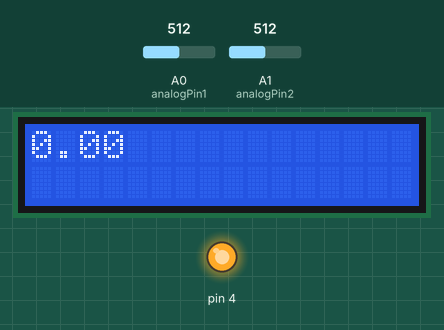
Recording of a sketch running on a simulated Arduino Uno, built with avr-gcc and run on an emulated ATmega328P. Parts: 16×2 character LCD, output pins drawn as LEDs (lit = HIGH). The inputs (shaded band) are chosen by the test bench; at power-on: A0 (analogPin1) = 512, A1 (analogPin2) = 512.

Above: at 1.2 s.
1.3 s: A0 (analogPin1) set to 716
At 2.1 s:
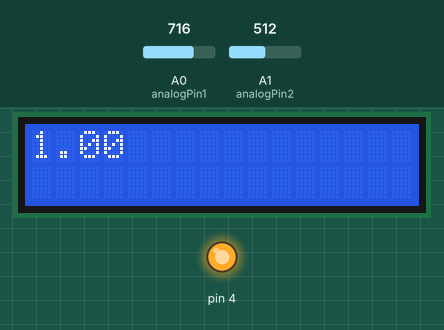
2.8 s: A1 (analogPin2) set to 306
At 3.2 s:
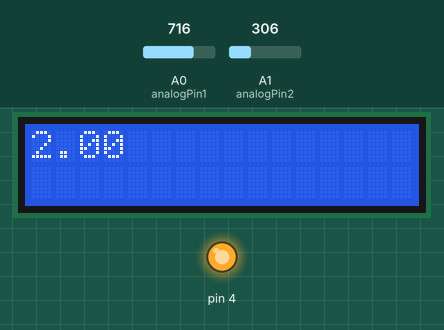
4.3 s: A0 (analogPin1) set to 900
At 5.5 s:
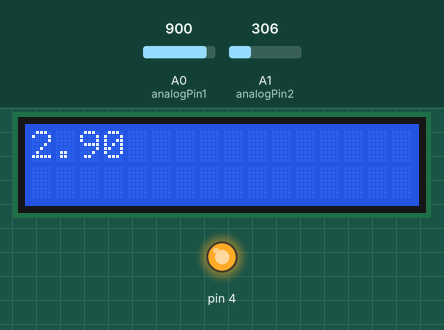
5.8 s: A1 (analogPin2) set to 122
At 6.7 s:
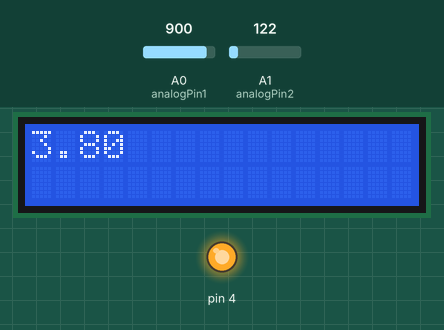
7.3 s: A1 (analogPin2) set to 0
At 7.8 s:
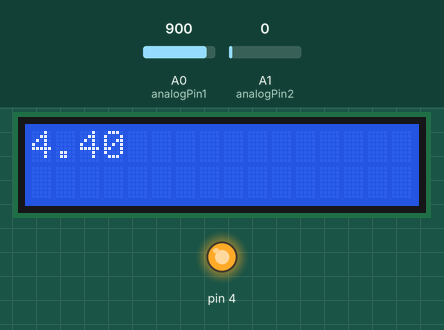
8.8 s: A0 (analogPin1) set to 1023
At 10.2 s:
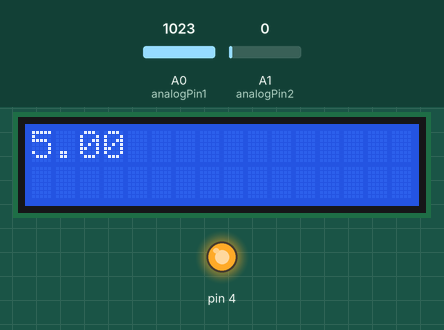
Timing chart, 0 to 11.3 s (numbered marks = the images above; inputs shaded):
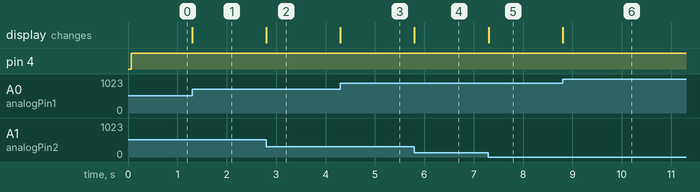

Measured:
- after the input at 1.3 s, the display: changes at once (image 1)
- after the input at 2.8 s, the display: changes at once (image 2)
- after the input at 4.3 s, the display: changes at once (image 3)
- after the input at 5.8 s, the display: changes at once (image 4)
- after the input at 7.3 s, the display: changes at once (image 5)
- after the input at 8.8 s, the display: changes at once (image 6)

The sketch:

volt.ino
```cpp
#include <Wire.h>

#include <LiquidCrystal.h>

LiquidCrystal lcd(13, 12, 11, 10, 9, 8);

int analogPin1 = A0;
int analogPin2 = A1;
int val1 = 0;
int val2 = 0;
int val = 0;
int lastVal = -1;

void setup() {
  // put your setup code here, to run once:
  pinMode(4, OUTPUT);
  lcd.begin(16, 2);
  lcd.setCursor(0, 0);
  // lcd.print("Hello World");
}

void loop() {
  // put your main code here, to run repeatedly:
  digitalWrite(4, HIGH);
  val1 = analogRead(analogPin1);
  val2 = analogRead(analogPin2);
  val = val1 - val2;
  if (val != lastVal) {
    lastVal = val;
    lcd.setCursor(0, 0);
    lcd.print((val * (5.0 / 1023.0)));
    lcd.print("    ");
  }
}
```
